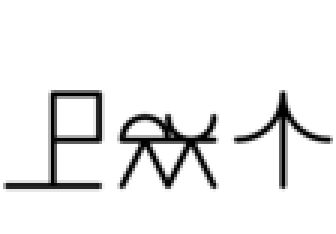
#> input picture js-demo/blissimages/Belarus.png, 112 x 78 px (shown 3 times larger); its folder holds 4 pictures in this run
$ python compile_metadata.py   (Python 2 division)
#> lines starting #> are read from the running program, lines starting #| are printed output that depends on the picture

import pprint
import glob
import os.path
import PIL.Image

GLOB = "blissimages/*.png"
METANAME = 'BlissMetadata'

def width(fname):
#> called with fname = 'blissimages/Belarus.png'
    img = PIL.Image.open(fname)
#> img is the input picture: PIL image 112x78 LA; mean R, G, B, A 221.8, 221.8, 221.8, 18
    return img.size[0]

def allsyms():
    syms = glob.glob("%s/*.png" % (IMG_DIR,))
    syms = syms[::10]
    return [(basename(fname), fname, width(fname)) for fname in syms]

def basename(fname):
    return os.path.splitext(os.path.split(fname)[1])[0]

def compile_bliss_metadata():
    syms = glob.glob(GLOB)
    images = dict((basename(fname), fname) for fname in syms)
    widths = dict((basename(fname), width(fname)) for fname in syms)
#> call 2 of width, with fname = 'blissimages/Europe.png'
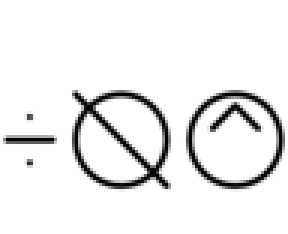
#> input picture js-demo/blissimages/Europe.png, 96 x 78 px (shown 3 times larger)
#> in width, img is the input picture: PIL image 96x78 LA; mean R, G, B, A 219.3, 219.3, 219.3, 18.3
#> call 3 of width, with fname = 'blissimages/Messiah.png'
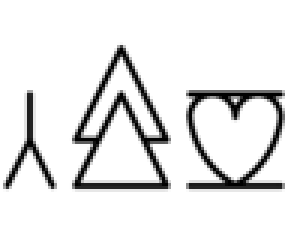
#> input picture js-demo/blissimages/Messiah.png, 96 x 78 px (shown 3 times larger)
#> in width, img is the input picture: PIL image 96x78 LA; mean R, G, B, A 209, 209, 209, 25.1
#> call 4 of width, with fname = 'blissimages/atheism.png'
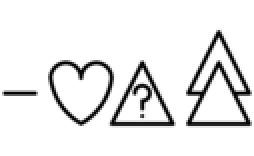
#> input picture js-demo/blissimages/atheism.png, 127 x 78 px (shown 2 times larger)
#> in width, img is the input picture: PIL image 127x78 LA; mean R, G, B, A 214.7, 214.7, 214.7, 21.2
    indicators = dict((ind, 1) for ind in images if ind.startswith('indicator_'))
    metadata = {'images': images, 'widths': widths, 'indicators': indicators}
    print "var %s = %s;" % (METANAME, pprint.pformat(metadata))
#| var BlissMetadata = {'images': {'Belarus': 'blissimages/Belarus.png',
#|             'Europe': 'blissimages/Europe.png',
#|             'Messiah': 'blissimages/Messiah.png',
#|             'atheism': 'blissimages/atheism.png'},
#|  'indicators': {},
#|  'widths': {'Belarus': 112, 'Europe': 96, 'Messiah': 96, 'atheism': 127}};

if __name__ == '__main__':
    compile_bliss_metadata()
